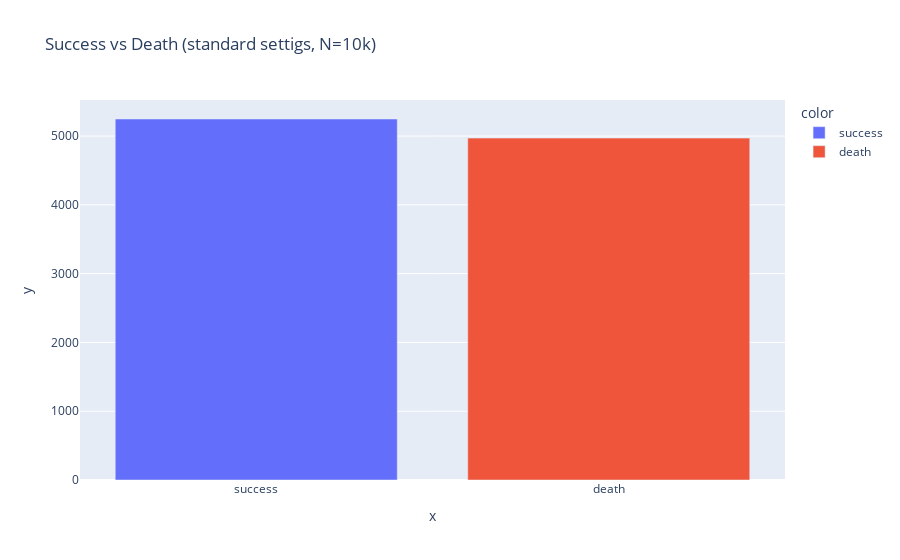

Source (notebook cell):
### Code cell
import plotly.express as px

# BAR PLOT
px.bar(x=['success', 'death'], 
       y=[len(succ), len(death)], 
       color=['success', 'death'], 
       title='Success vs Death (standard settigs, N=10k)')

### Figure 1 — Plotly figure (JSON) as saved in the notebook; plotly's stock layout.template omitted (floating-point values rounded to 4 significant figures)
{"data": [{"alignmentgroup": "True", "hovertemplate": "color=success<br>x=%{x}<br>y=%{y}<extra></extra>", "legendgroup": "success", "marker": {"color": "#636efa"}, "name": "success", "offsetgroup": "success", "orientation": "v", "showlegend": true, "textposition": "auto", "type": "bar", "x": ["success"], "xaxis": "x", "y": [5248], "yaxis": "y"}, {"alignmentgroup": "True", "hovertemplate": "color=death<br>x=%{x}<br>y=%{y}<extra></extra>", "legendgroup": "death", "marker": {"color": "#EF553B"}, "name": "death", "offsetgroup": "death", "orientation": "v", "showlegend": true, "textposition": "auto", "type": "bar", "x": ["death"], "xaxis": "x", "y": [4970], "yaxis": "y"}], "layout": {"barmode": "relative", "legend": {"title": {"text": "color"}, "tracegroupgap": 0}, "title": {"text": "Success vs Death (standard settigs, N=10k)"}, "xaxis": {"anchor": "y", "domain": [0, 1], "title": {"text": "x"}}, "yaxis": {"anchor": "x", "domain": [0, 1], "title": {"text": "y"}}}}
